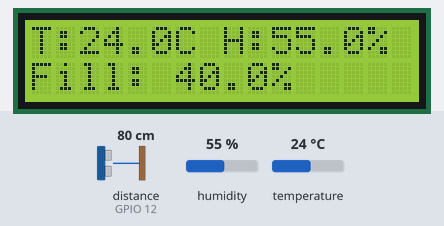
Bench run of a program on a simulated ESP32. Parts: 16×2 character LCD. Wiring (inferred from the names in the program): ultrasonic range finder: trigger GPIO 13; echo GPIO 12. Inputs (shaded band) come from the test bench; at power-on: distance to the obstacle (sensor on GPIO 12) 80 cm, humidity 55 %, temperature 24 °C. The echo pulse lasts 58.3 µs per cm; WiFi joins after 1.5 s; servers stay silent unless stated; uploads are accepted with an empty reply; what the program prints to the serial monitor is not drawn.

Above: at 2.7 s.
2.8 s: distance to the obstacle (sensor on GPIO 12) set to 2 cm
At 4.0 s:
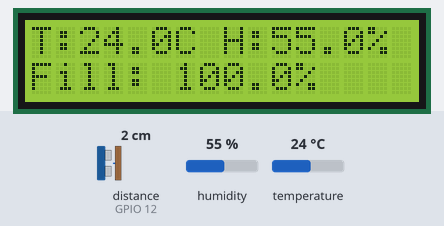
8.8 s: distance to the obstacle (sensor on GPIO 12) set to 9 cm
At 9.4 s:
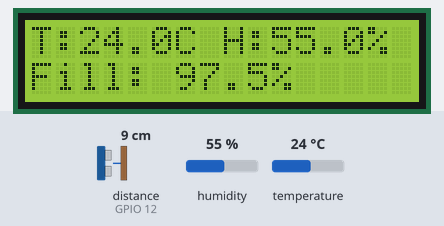
14.8 s: distance to the obstacle (sensor on GPIO 12) set to 18 cm
At 15.2 s:
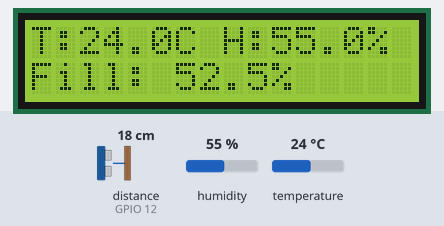
20.8 s: distance to the obstacle (sensor on GPIO 12) set to 35 cm
At 21.6 s:
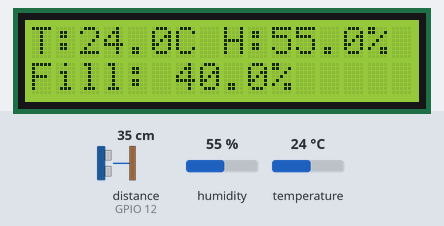
26.8 s: distance to the obstacle (sensor on GPIO 12) set to 4 cm
At 27.5 s:
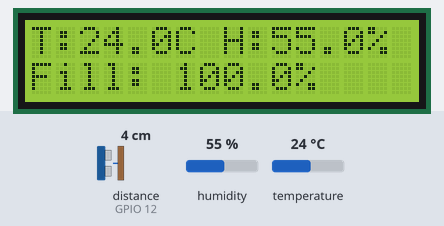
32.8 s: distance to the obstacle (sensor on GPIO 12) set to 60 cm
At 33.4 s:
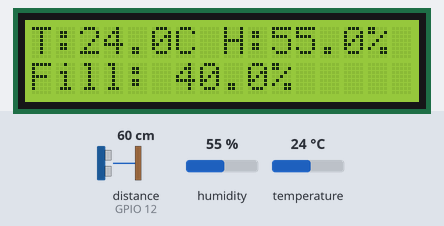
Timing chart, 0 to 35.8 s (numbered marks = the images above; inputs shaded):
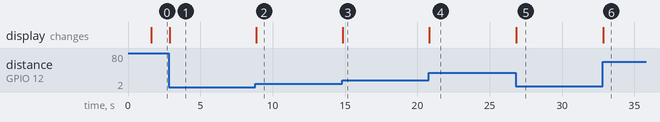

Measured:
- after the input at 2.8 s, the display: changes after 0.09 s (image 1)
- after the input at 8.8 s, the display: changes after 0.05 s (image 2)
- after the input at 14.8 s, the display: changes after 0.05 s (image 3)
- after the input at 20.8 s, the display: changes at once (image 4)
- after the input at 26.8 s, the display: changes at once (image 5)
- after the input at 32.8 s, the display: changes at once (image 6)

The program:

main.cpp
```cpp
#include <WiFi.h>
#include <HTTPClient.h>
#include <DHT.h>
#include <Wire.h>
#include <LiquidCrystal_I2C.h>

// Wi-Fi credentials
#define WIFI_SSID "Malik"
#define WIFI_PASSWORD "Malik@2005"

// Firestore HTTP credentials
const String uid = "c9BTpB2ShgrftbCjG2SU";  // Your user UID
const String FIREBASE_HOST = "https://firestore.googleapis.com/v1/projects/malikee-dd96b/databases/(default)/documents";
const String FIREBASE_API_KEY = "AIzaSyBPoVlzc5CVAN4IoRH8eJNT0rIPkbhp6SM";
const String DOCUMENT_PATH = "/SensorData/" + uid;

// DHT11 setup
#define DHTPIN 4
#define DHTTYPE DHT11
DHT dht(DHTPIN, DHTTYPE);

// Ultrasonic setup
#define TRIG_PIN 13
#define ECHO_PIN 12
const float JAR_HEIGHT_CM = 20.0;
const float ULTRASONIC_OFFSET = 0.5; // optional offset for calibration
#define SPEED_OF_SOUND 0.0343

// LCD setup
LiquidCrystal_I2C lcd(0x27, 16, 2);

unsigned long lastSendTime = 0;
const unsigned long sendInterval = 10000; // 10 sec

void setup() {
  Serial.begin(115200);

  // LCD I2C init
  Wire.begin(18, 19);
  lcd.begin(16, 2);
  lcd.backlight();
  dht.begin();

  pinMode(TRIG_PIN, OUTPUT);
  pinMode(ECHO_PIN, INPUT);

  // WiFi Connect
  WiFi.begin(WIFI_SSID, WIFI_PASSWORD);
  while (WiFi.status() != WL_CONNECTED) {
    delay(300);
    Serial.print(".");
  }
  Serial.println("\nWiFi connected!");
}

void loop() {
  float temp = dht.readTemperature();
  float hum = dht.readHumidity();

  // Ultrasonic reading
  digitalWrite(TRIG_PIN, LOW);
  delayMicroseconds(2);
  digitalWrite(TRIG_PIN, HIGH);
  delayMicroseconds(10);
  digitalWrite(TRIG_PIN, LOW);

  float duration = pulseIn(ECHO_PIN, HIGH);
  float distance = (duration * SPEED_OF_SOUND) / 2.0;
  distance -= ULTRASONIC_OFFSET;
  distance = constrain(distance, 0, JAR_HEIGHT_CM);

  float fillPercent = (((JAR_HEIGHT_CM - distance) / JAR_HEIGHT_CM) * 100.0) + 40;
  fillPercent = constrain(fillPercent, 0, 100);

  // LCD display
  lcd.clear();
  lcd.setCursor(0, 0);
  lcd.printf("T:%.1fC H:%.1f%%", temp, hum);
  lcd.setCursor(0, 1);
  lcd.printf("Fill: %.1f%%", fillPercent);

  // Serial debug
  Serial.printf("Temp: %.1f°C, Hum: %.1f%%, Fill: %.1f%%\n", temp, hum, fillPercent);

  // Firestore upload every 10 sec
  if (millis() - lastSendTime > sendInterval && WiFi.status() == WL_CONNECTED) {
    lastSendTime = millis();

    HTTPClient http;
    String url = FIREBASE_HOST + DOCUMENT_PATH + "?key=" + FIREBASE_API_KEY;
    http.begin(url);
    http.addHeader("Content-Type", "application/json");

    String jsonPayload = "{"
      "\"fields\": {"
        "\"temperature\": {\"doubleValue\": " + String(temp, 2) + "},"
        "\"humidity\": {\"doubleValue\": " + String(hum, 2) + "},"
        "\"fill_percentage\": {\"doubleValue\": " + String(fillPercent, 1) + "}"
      "}"
    "}";

    int httpCode = http.PATCH(jsonPayload);
    Serial.println("HTTP Response: " + String(httpCode));
    Serial.println(http.getString());
    http.end();
  }
}
```
